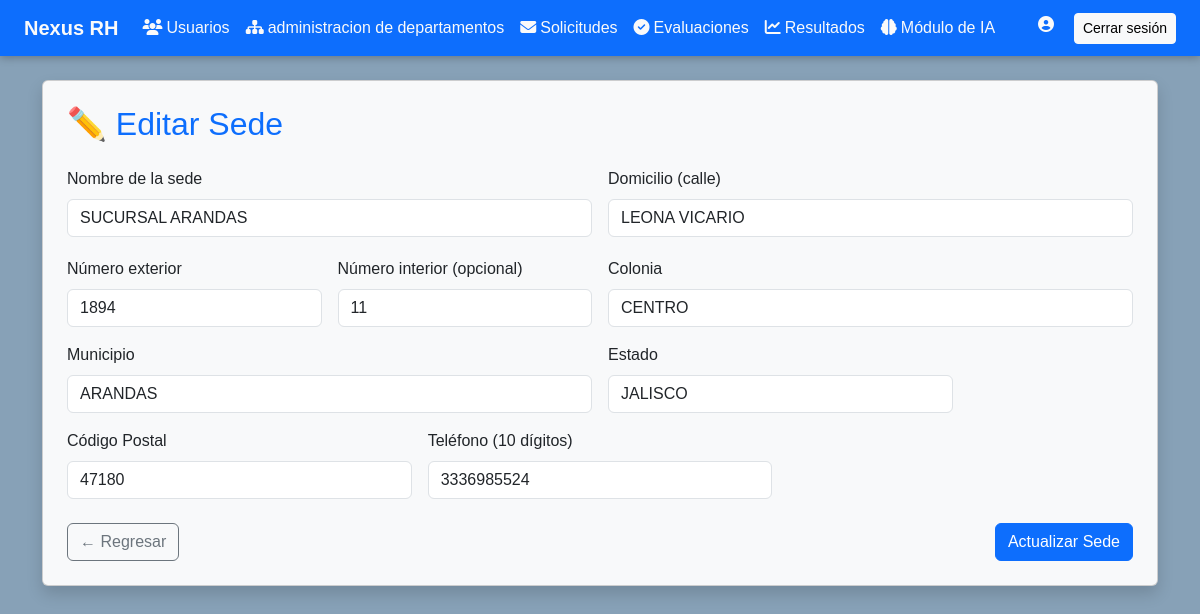
Screenshot of /app/views/admin/departamentos/editar_sede.php?id=7 (signed in) with the database file from the repository.
### tables this page shows
CREATE TABLE `sedes` (
  `id` int(11) NOT NULL,
  `nombre` varchar(100) NOT NULL,
  `domicilio` varchar(150) NOT NULL,
  `numero` varchar(10) NOT NULL,
  `interior` varchar(10) DEFAULT NULL,
  `colonia` varchar(100) NOT NULL,
  `municipio` varchar(100) NOT NULL,
  `estado` varchar(100) NOT NULL,
  `cp` varchar(10) NOT NULL,
  `telefono` varchar(20) NOT NULL,
  `fecha_registro` timestamp NOT NULL DEFAULT current_timestamp(),
  `activo` tinyint(1) DEFAULT 1
);

### config/conexion.php (called while the page is built)
<?php
class Conexion {
    private static $pdo = null;
    public static function getConexion() {
        if (self::$pdo === null) {
            $host = 'localhost';
            $db = 'sistema_rh';
            $user = 'root';
            $pass = '';
            try {
                self::$pdo = new PDO("mysql:host=$host;dbname=$db", $user, $pass);
                self::$pdo->setAttribute(PDO::ATTR_ERRMODE, PDO::ERRMODE_EXCEPTION);
            } catch (PDOException $e) {
                die("Error de conexión: " . $e->getMessage());
            }
        }
        return self::$pdo;
    }
}

### app/models/Sede.php (called while the page is built, shortened)
<?php
require_once(__DIR__ . '/../../config/conexion.php');
class Sede {
    private $pdo;
    public function __construct() {
        $this->pdo = Conexion::getConexion();
    }
    public function obtenerPorId($id) {
        $sql = "SELECT * FROM sedes WHERE id = :id";
        $stmt = $this->pdo->prepare($sql);
        $stmt->execute([':id' => $id]);
        return $stmt->fetch(PDO::FETCH_ASSOC);
    }
}
?>

### app/views/admin/departamentos/editar_sede.php (the view, shortened to what this page needs)
<?php
include_once('../../shared/header.php');
require_once('../../../models/Sede.php');
$sede = new Sede();
$id = isset($_GET['id']) ? intval($_GET['id']) : 0;
$datos = $sede->obtenerPorId($id);
?>
<div class="container mt-4">
  <div class="card shadow p-4 bg-light">
    <h2 class="text-primary mb-4">✏️ Editar Sede</h2>
    <form id="formEditarSede" method="POST" action="actualiza_sede.php" autocomplete="off">
      <div class="row g-3">
        <div class="col-md-6">
          <label class="form-label">Nombre de la sede</label>
          <input type="text" name="nombre" class="form-control text-uppercase" id="nombreSede"
                 value="<?= htmlspecialchars($datos['nombre']) ?>" required>
        </div>
        <div class="col-md-6">
          <label class="form-label">Domicilio (calle)</label>
          <input type="text" name="domicilio" class="form-control text-uppercase" required
                 value="<?= htmlspecialchars($datos['domicilio']) ?>">
        </div>
        <div class="col-md-3">
          <label class="form-label">Número exterior</label>
          <input type="text" name="numero" class="form-control text-uppercase" required
                 value="<?= htmlspecialchars($datos['numero']) ?>">
        </div>
        <div class="col-md-3">
          <label class="form-label">Número interior (opcional)</label>
          <input type="text" name="interior" class="form-control text-uppercase"
                 value="<?= htmlspecialchars($datos['interior']) ?>">
        </div>
        <div class="col-md-6">
          <label class="form-label">Colonia</label>
          <input type="text" name="colonia" class="form-control text-uppercase" required
                 value="<?= htmlspecialchars($datos['colonia']) ?>">
        </div>
        <div class="col-md-6">
          <label class="form-label">Municipio</label>
          <input type="text" name="municipio" class="form-control text-uppercase" required
                 value="<?= htmlspecialchars($datos['municipio']) ?>">
        </div>
        <div class="col-md-4">
          <label class="form-label">Estado</label>
          <input type="text" name="estado" class="form-control text-uppercase" required
                 value="<?= htmlspecialchars($datos['estado']) ?>">
        </div>
        <div class="col-md-4">
          <label class="form-label">Código Postal</label>
          <input type="text" name="cp" class="form-control" required pattern="\d{5}"
                 value="<?= htmlspecialchars($datos['cp']) ?>">
        </div>
        <div class="col-md-4">
          <label class="form-label">Teléfono (10 dígitos)</label>
          <input type="tel" name="telefono" class="form-control" required pattern="[0-9]{10}"
                 value="<?= htmlspecialchars($datos['telefono']) ?>">
        </div>
      </div>
      <div class="mt-4 d-flex justify-content-between">
        <a href="lista_sedes.php" class="btn btn-outline-secondary">← Regresar</a>
        <button type="submit" class="btn btn-primary" id="btnGuardar">Actualizar Sede</button>
      </div>
    </form>
  </div>
</div>

### public/css/estilo.css (style rules this page uses)
:root { --azul-petroleo: #87a1b7; --verde-esmeralda: #0D6EFD; --naranja-coral: #FF6B35; --verde-menta: #09BC8A; --gris-azulado: #F5F7FA; --amarillo-mostaza: #F6BD60; --rojo-alerta: #E63946; --texto-principal: #04181e; --blanco-humo: #FAFAFA; }
.btn-primary { background-color: var(--verde-esmeralda); border-color: var(--verde-esmeralda); color: white; }

### rows the page displays
sedes: nombre "SUCURSAL ARANDAS", domicilio "LEONA VICARIO", numero "1894", interior "11", colonia "CENTRO", municipio "ARANDAS", estado "JALISCO", cp "47180", telefono "3336985524"
